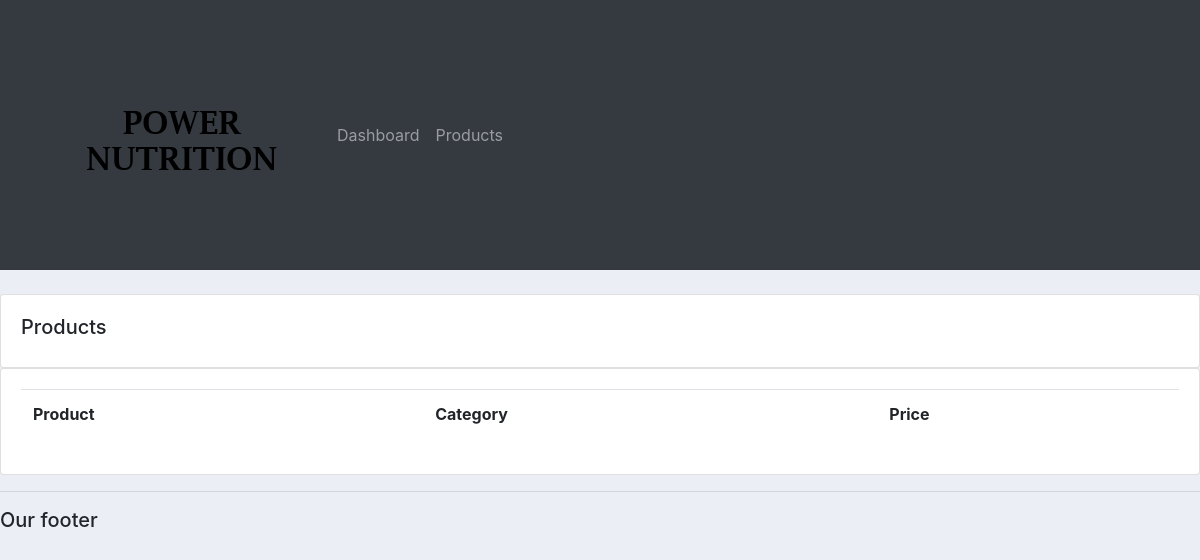
Before: /products/ with the older database file.
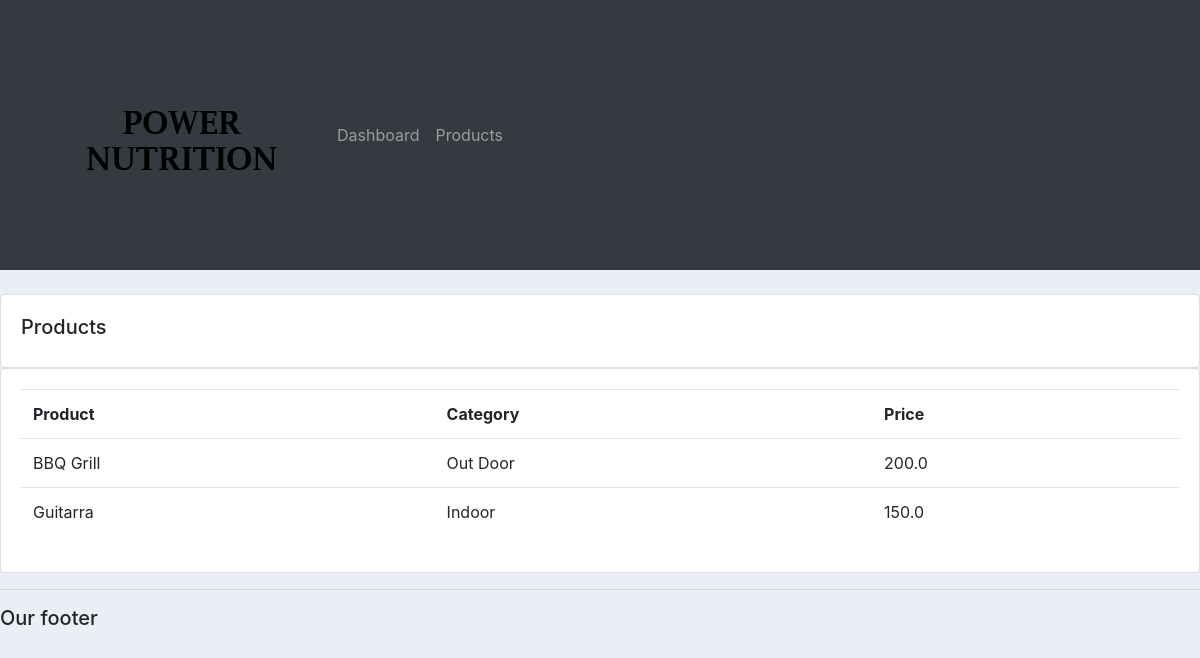
After: the same page with the newer database file.
### account/models.py (models this page shows, shortened)
class Product(models.Model):
    CATEGORY = (
            ('Indoor', 'Indoor'),
            ('Out Door', 'Out Door'),
            )
    name = models.CharField(max_length=200, null=True)
    price = models.FloatField(null=True)
    category = models.CharField(max_length=200, null=True, choices=CATEGORY)
    description = models.CharField(max_length=500, null=True, blank=True)
    date_created = models.DateTimeField(auto_now_add=True, null=True)
    tags = models.ManyToManyField(Tag)

### account/views.py (the view)
# urls.py: path('products/', views.products, name='products'),
def products(request):
    products = Product.objects.all()
    return render(request, 'account/products.html', {'products': products})

### account/templates/account/products.html
{% extends 'account/main.html' %}
{% block content %}
		<br>
		<div class="row">
			<div class="col-md">
				<div class="card card-body">
					<h5>Products</h5>
				</div>
				<div class="card card-body">
					<table class="table">
						<tr>
							<th>Product</th>
							<th>Category</th>
							<th>Price</th>
						</tr>
						{% for i in products %}
							<tr>
								<td>{{i.name}}</td>
								<td>{{i.category}}</td>
								<td>{{i.price}}</td>
							</tr>
						{% endfor %}
					</table>
				</div>
			</div>
		</div>
{% endblock %}

Changed rows visible on the page:
added Product: name "BBQ Grill", category "Out Door", price "200.0"
added Product: name "Guitarra", category "Indoor", price "150.0"
